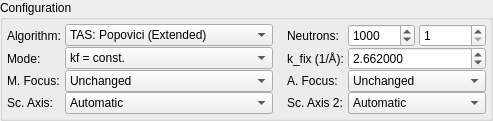
        <widget class="QGroupBox" name="groupBoxCfg">
         <property name="title">
          <string>Configuration</string>
         </property>
         <layout class="QGridLayout" name="gridLayout_7">
          <property name="leftMargin">
           <number>4</number>
          </property>
          <property name="topMargin">
           <number>4</number>
          </property>
          <property name="rightMargin">
           <number>4</number>
          </property>
          <property name="bottomMargin">
           <number>4</number>
          </property>
          <property name="horizontalSpacing">
           <number>4</number>
          </property>
          <property name="verticalSpacing">
           <number>0</number>
          </property>
          <item row="2" column="0">
           <widget class="QLabel" name="label_12">
            <property name="sizePolicy">
             <sizepolicy hsizetype="Fixed" vsizetype="Preferred">
              <horstretch>0</horstretch>
              <verstretch>0</verstretch>
             </sizepolicy>
            </property>
            <property name="text">
             <string>M. Focus:</string>
            </property>
           </widget>
          </item>
          <item row="2" column="3">
           <widget class="QLabel" name="label_13">
            <property name="sizePolicy">
             <sizepolicy hsizetype="Fixed" vsizetype="Preferred">
              <horstretch>0</horstretch>
              <verstretch>0</verstretch>
             </sizepolicy>
            </property>
            <property name="text">
             <string>A. Focus:</string>
            </property>
           </widget>
          </item>
          <item row="2" column="1">
           <widget class="QComboBox" name="comboFocMono">
            <property name="sizePolicy">
             <sizepolicy hsizetype="Preferred" vsizetype="Fixed">
              <horstretch>4</horstretch>
              <verstretch>0</verstretch>
             </sizepolicy>
            </property>
            <item>
             <property name="text">
              <string>Unchanged</string>
             </property>
            </item>
            <item>
             <property name="text">
              <string>Flat</string>
             </property>
            </item>
            <item>
             <property name="text">
              <string>Horizontal</string>
             </property>
            </item>
            <item>
             <property name="text">
              <string>Vertical</string>
             </property>
            </item>
            <item>
             <property name="text">
              <string>Both</string>
             </property>
            </item>
           </widget>
          </item>
          <item row="0" column="1">
           <widget class="QComboBox" name="comboAlgo">
            <property name="sizePolicy">
             <sizepolicy hsizetype="Preferred" vsizetype="Fixed">
              <horstretch>4</horstretch>
              <verstretch>0</verstretch>
             </sizepolicy>
            </property>
            <property name="currentIndex">
             <number>2</number>
            </property>
            <item>
             <property name="text">
              <string>TAS: Cooper-Nathans (Pointlike)</string>
             </property>
            </item>
            <item>
             <property name="text">
              <string>TAS: Popovici (Pointlike)</string>
             </property>
            </item>
            <item>
             <property name="text">
              <string>TAS: Popovici (Extended)</string>
             </property>
            </item>
            <item>
             <property name="text">
              <string>TAS: Eckold-Sobolev (Extended)</string>
             </property>
            </item>
            <item>
             <property name="text">
              <string>TOF: Violini</string>
             </property>
            </item>
           </widget>
          </item>
          <item row="1" column="4" colspan="2">
           <widget class="QDoubleSpinBox" name="spinKfix">
            <property name="sizePolicy">
             <sizepolicy hsizetype="Preferred" vsizetype="Fixed">
              <horstretch>2</horstretch>
              <verstretch>0</verstretch>
             </sizepolicy>
            </property>
            <property name="decimals">
             <number>6</number>
            </property>
            <property name="singleStep">
             <double>0.001000000000000</double>
            </property>
            <property name="value">
             <double>2.662000000000000</double>
            </property>
           </widget>
          </item>
          <item row="2" column="4" colspan="2">
           <widget class="QComboBox" name="comboFocAna">
            <property name="sizePolicy">
             <sizepolicy hsizetype="Preferred" vsizetype="Fixed">
              <horstretch>2</horstretch>
              <verstretch>0</verstretch>
             </sizepolicy>
            </property>
            <item>
             <property name="text">
              <string>Unchanged</string>
             </property>
            </item>
            <item>
             <property name="text">
              <string>Flat</string>
             </property>
            </item>
            <item>
             <property name="text">
              <string>Horizontal</string>
             </property>
            </item>
            <item>
             <property name="text">
              <string>Vertical</string>
             </property>
            </item>
            <item>
             <property name="text">
              <string>Both</string>
             </property>
            </item>
           </widget>
          </item>
          <item row="0" column="0">
           <widget class="QLabel" name="label_6">
            <property name="sizePolicy">
             <sizepolicy hsizetype="Fixed" vsizetype="Preferred">
              <horstretch>0</horstretch>
              <verstretch>0</verstretch>
             </sizepolicy>
            </property>
            <property name="text">
             <string>Algorithm:</string>
            </property>
           </widget>
          </item>
          <item row="0" column="2">
           <spacer name="horizontalSpacer">
            <property name="orientation">
             <enum>Qt::Horizontal</enum>
            </property>
            <property name="sizeType">
             <enum>QSizePolicy::Fixed</enum>
            </property>
            <property name="sizeHint" stdset="0">
             <size>
              <width>10</width>
              <height>20</height>
             </size>
            </property>
           </spacer>
          </item>
          <item row="1" column="0">
           <widget class="QLabel" name="label_10">
            <property name="sizePolicy">
             <sizepolicy hsizetype="Fixed" vsizetype="Preferred">
              <horstretch>0</horstretch>
              <verstretch>0</verstretch>
             </sizepolicy>
            </property>
            <property name="text">
             <string>Mode:</string>
            </property>
           </widget>
          </item>
          <item row="0" column="5">
           <widget class="QSpinBox" name="spinSampleSteps">
            <property name="sizePolicy">
             <sizepolicy hsizetype="Preferred" vsizetype="Fixed">
              <horstretch>1</horstretch>
              <verstretch>0</verstretch>
             </sizepolicy>
            </property>
            <property name="toolTip">
             <string>Monte-Carlo steps for sample convolution (only for Eckold-Sobolev algorithm).</string>
            </property>
            <property name="minimum">
             <number>1</number>
            </property>
            <property name="maximum">
             <number>999999999</number>
            </property>
            <property name="singleStep">
             <number>100</number>
            </property>
           </widget>
          </item>
          <item row="1" column="1">
           <widget class="QComboBox" name="comboFixedK">
            <property name="sizePolicy">
             <sizepolicy hsizetype="Preferred" vsizetype="Fixed">
              <horstretch>4</horstretch>
              <verstretch>0</verstretch>
             </sizepolicy>
            </property>
            <property name="currentIndex">
             <number>1</number>
            </property>
            <item>
             <property name="text">
              <string>ki = const.</string>
             </property>
            </item>
            <item>
             <property name="text">
              <string>kf = const.</string>
             </property>
            </item>
           </widget>
          </item>
          <item row="0" column="3">
           <widget class="QLabel" name="label_7">
            <property name="sizePolicy">
             <sizepolicy hsizetype="Fixed" vsizetype="Preferred">
              <horstretch>0</horstretch>
              <verstretch>0</verstretch>
             </sizepolicy>
            </property>
            <property name="text">
             <string>Neutrons:</string>
            </property>
           </widget>
          </item>
          <item row="1" column="3">
           <widget class="QLabel" name="label_11">
            <property name="sizePolicy">
             <sizepolicy hsizetype="Fixed" vsizetype="Preferred">
              <horstretch>0</horstretch>
              <verstretch>0</verstretch>
             </sizepolicy>
            </property>
            <property name="text">
             <string>k_fix (1/Å):</string>
            </property>
           </widget>
          </item>
          <item row="0" column="4">
           <widget class="QSpinBox" name="spinNeutrons">
            <property name="sizePolicy">
             <sizepolicy hsizetype="Preferred" vsizetype="Fixed">
              <horstretch>1</horstretch>
              <verstretch>0</verstretch>
             </sizepolicy>
            </property>
            <property name="toolTip">
             <string>Monte-Carlo steps for overall convolution.</string>
            </property>
            <property name="suffix">
             <string/>
            </property>
            <property name="minimum">
             <number>0</number>
            </property>
            <property name="maximum">
             <number>999999999</number>
            </property>
            <property name="singleStep">
             <number>1000</number>
            </property>
            <property name="value">
             <number>1000</number>
            </property>
           </widget>
          </item>
          <item row="3" column="0">
           <widget class="QLabel" name="label_30">
            <property name="sizePolicy">
             <sizepolicy hsizetype="Fixed" vsizetype="Preferred">
              <horstretch>0</horstretch>
              <verstretch>0</verstretch>
             </sizepolicy>
            </property>
            <property name="text">
             <string>Sc. Axis:</string>
            </property>
           </widget>
          </item>
          <item row="3" column="1">
           <widget class="QComboBox" name="comboAxis">
            <property name="toolTip">
             <string>Automatic or manual selection of scan axis.</string>
            </property>
            <item>
             <property name="text">
              <string>Automatic</string>
             </property>
            </item>
            <item>
             <property name="text">
              <string>h</string>
             </property>
            </item>
            <item>
             <property name="text">
              <string>k</string>
             </property>
            </item>
            <item>
             <property name="text">
              <string>l</string>
             </property>
            </item>
            <item>
             <property name="text">
              <string>E</string>
             </property>
            </item>
           </widget>
          </item>
          <item row="3" column="3">
           <widget class="QLabel" name="label_31">
            <property name="sizePolicy">
             <sizepolicy hsizetype="Fixed" vsizetype="Preferred">
              <horstretch>0</horstretch>
              <verstretch>0</verstretch>
             </sizepolicy>
            </property>
            <property name="text">
             <string>Sc. Axis 2:</string>
            </property>
           </widget>
          </item>
          <item row="3" column="4" colspan="2">
           <widget class="QComboBox" name="comboAxis2">
            <property name="toolTip">
             <string>Automatic or manual selection of second scan axis for 2D maps.</string>
            </property>
            <item>
             <property name="text">
              <string>Automatic</string>
             </property>
            </item>
            <item>
             <property name="text">
              <string>h</string>
             </property>
            </item>
            <item>
             <property name="text">
              <string>k</string>
             </property>
            </item>
            <item>
             <property name="text">
              <string>l</string>
             </property>
            </item>
            <item>
             <property name="text">
              <string>E</string>
             </property>
            </item>
           </widget>
          </item>
         </layout>
        </widget>
